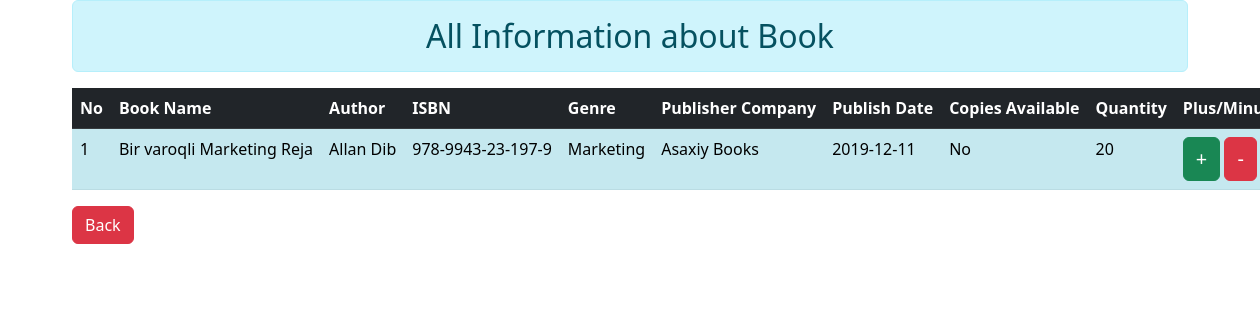
Page /book_view.php?id=2 on the committed database.
### tables this page shows
CREATE TABLE IF NOT EXISTS `book` (
  `id` int NOT NULL AUTO_INCREMENT,
  `title` varchar(100) NOT NULL,
  `author_id` int NOT NULL,
  `isbn` varchar(100) NOT NULL,
  `genre` varchar(100) NOT NULL,
  `publisher` varchar(100) NOT NULL,
  `pub_date` date DEFAULT NULL,
  `copies_available` varchar(100) NOT NULL,
  `quantity` int NOT NULL,
  PRIMARY KEY (`id`),
  KEY `author_id` (`author_id`)
);

CREATE TABLE IF NOT EXISTS `author` (
  `id` int NOT NULL AUTO_INCREMENT,
  `first_name` varchar(100) NOT NULL,
  `last_name` varchar(100) NOT NULL,
  `nationality` varchar(100) NOT NULL,
  `birth_date` date NOT NULL,
  PRIMARY KEY (`id`)
);

### book_view.php (the view, shortened to what this page needs)
<!DOCTYPE html>
<html lang="en">
<head>
    <link rel="stylesheet" href="./bootstrap-5.3/css/bootstrap.css">
    <link rel="stylesheet" href="./font/all.css">
    <link rel="stylesheet" href="./css/styles.css">
</head>
<body>
    <div class="container-lg container-md-fluid">
        <h2 class="alert alert-info text-center " >All Information about Book</h2>
        <div class="table-responsive-lg" >
            <table class="table table-info table-striped" >
                <thead class="table table-dark" >
                <tr>
                 <th>No</th>
                 <th>Book Name</th>
                 <th>Author</th>
                 <th>ISBN</th>
                 <th>Genre</th>
                 <th>Publisher Company</th>
                 <th>Publish Date</th>
                 <th>Copies Available</th>
                 <th>Quantity</th>
                 <th>Plus/Minus</th>
                </tr>
                </thead>
                <tbody>
            <?php
                 $con=mysqli_connect('localhost','root','root','library');
                 $sql="select book.*, author.first_name,author.last_name from book left join author on author.id=book.author_id where book.id=".$_GET['id'];
                 $q=mysqli_query($con,$sql) or die(mysqli_error($con));
                 $i=1;
                 while ($row=mysqli_fetch_array($q)) {
                    ?>
                    <tr>
                        <td><?echo $i;$i++;?></td>
                        <td><?echo $row['title']?></td>
                        <td><?echo $row['first_name']." ".$row['last_name']?></td>
                        <td><?echo $row['isbn']?></td>
                        <td><?echo $row['genre']?></td>
                        <td><?echo $row['publisher']?></td>
                        <td><?echo $row['pub_date']?></td>
                        <td><?echo $row['copies_available']?></td>
                        <td><?echo $row['quantity']?></td>
                        <td>
                            <a href="book_plus.php?id=<?echo $row['id']?>" class="btn btn-success fs-5" >+</a>
                            <a href="book_minus.php?id=<?echo $row['id']?>" class="btn btn-danger fs-5" >-</a>
                        </td>
                    </tr>
                    <?
                }
             ?>
                </tbody>
            </table>
        </div>
        <a href="book.php" class="btn btn-danger" >Back</a>
    </div>
</body>
</html>

### rows in the picture
book: title "Bir varoqli Marketing Reja", author.first_name "Allan", author.last_name "Dib", isbn "978-9943-23-197-9", genre "Marketing", publisher "Asaxiy Books", pub_date "2019-12-11", copies_available "No", quantity "20"
